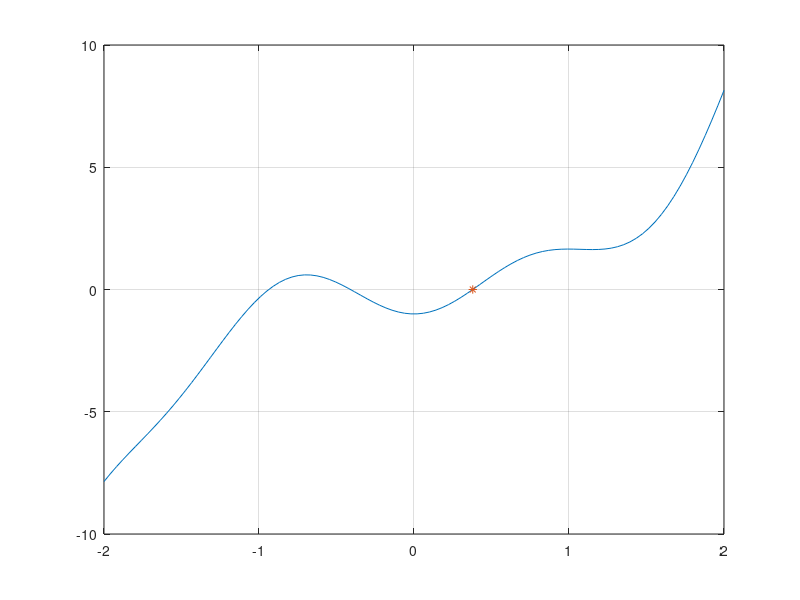

Write the MATLAB code that produced this figure.
f=@(x)x.^3-cos(4*x); 
Df=@(x)3*x.^2 + 4*sin(4*x);

x=0.75;
xs=linspace(-2,2);
kmax=10; tol=0.5e-8;
plot(xs,f(xs));
grid on;
hold on;
for k=1:kmax
h=-f(x)/Df(x);
x=x+h;
disp([x h])
if abs(h)<tol
    plot(x, f(x), '*')
    break
end

end
